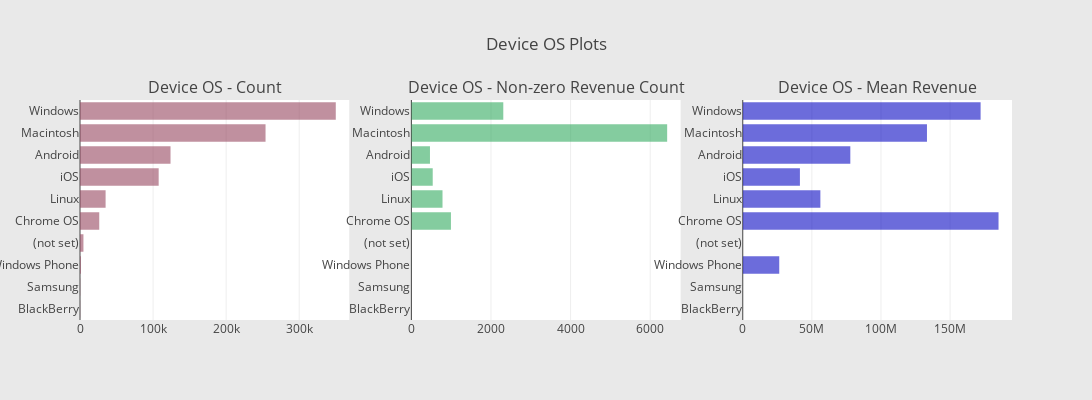

Notebook code for this chart:
### Code cell
fig['layout'].update(height=400, width=1200, paper_bgcolor='rgb(233,233,233)', title="Device OS Plots")
py.iplot(fig, filename='device-os-plots')

### Figure 1 — Plotly figure (JSON) as saved in the notebook; plotly's stock layout.template omitted (floating-point values rounded to 4 significant figures)
{"data": [{"marker": {"color": "rgba(150, 71, 96, 0.6)"}, "orientation": "h", "showlegend": false, "type": "bar", "uid": "6e7253a2-d731-48e2-8004-a7f0c1ed443d", "x": [218, 280, 1216, 4695, 26337, 35034, 107665, 123892, 253938, 350072], "xaxis": "x", "y": ["BlackBerry", "Samsung", "Windows Phone", "(not set)", "Chrome OS", "Linux", "iOS", "Android", "Macintosh", "Windows"], "yaxis": "y"}, {"marker": {"color": "rgba(50, 171, 96, 0.6)"}, "orientation": "h", "showlegend": false, "type": "bar", "uid": "a7c2e89a-9874-413a-a7c6-4b330acf36c0", "x": [0, 0, 1, 0, 994, 782, 536, 467, 6426, 2309], "xaxis": "x2", "y": ["BlackBerry", "Samsung", "Windows Phone", "(not set)", "Chrome OS", "Linux", "iOS", "Android", "Macintosh", "Windows"], "yaxis": "y2"}, {"marker": {"color": "rgba(10, 11, 196, 0.6)"}, "orientation": "h", "showlegend": false, "type": "bar", "uid": "c27af12e-19fa-49bb-b25b-182595132eb5", "x": [null, null, 26400000, null, 185000000.0, 56150000.0, 41360000.0, 77820000.0, 133300000.0, 172100000.0], "xaxis": "x3", "y": ["BlackBerry", "Samsung", "Windows Phone", "(not set)", "Chrome OS", "Linux", "iOS", "Android", "Macintosh", "Windows"], "yaxis": "y3"}], "layout": {"annotations": [{"font": {"size": 16}, "showarrow": false, "text": "Device OS - Count", "x": 0.1444, "xanchor": "center", "xref": "paper", "y": 1, "yanchor": "bottom", "yref": "paper"}, {"font": {"size": 16}, "showarrow": false, "text": "Device OS - Non-zero Revenue Count", "x": 0.5, "xanchor": "center", "xref": "paper", "y": 1, "yanchor": "bottom", "yref": "paper"}, {"font": {"size": 16}, "showarrow": false, "text": "Device OS - Mean Revenue", "x": 0.8556, "xanchor": "center", "xref": "paper", "y": 1, "yanchor": "bottom", "yref": "paper"}], "height": 400, "paper_bgcolor": "rgb(233,233,233)", "title": "Device OS Plots", "width": 1200, "xaxis": {"anchor": "y", "domain": [0, 0.2889]}, "xaxis2": {"anchor": "y2", "domain": [0.3556, 0.6444]}, "xaxis3": {"anchor": "y3", "domain": [0.7111, 1]}, "yaxis": {"anchor": "x", "domain": [0, 1]}, "yaxis2": {"anchor": "x2", "domain": [0, 1]}, "yaxis3": {"anchor": "x3", "domain": [0, 1]}}}
